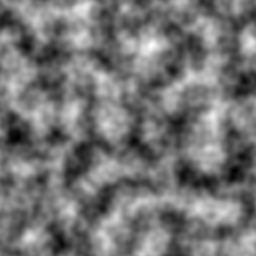
#> input picture fractal/images/fractal1.jpg, 256 x 256 px
$ jupyter execute --allow-errors scrap.ipynb   (older library calls are emulated)
#> lines starting #> are read from the running program, lines starting #| are printed output that depends on the picture
#> further down, grey is the input picture: shape (256, 256); min 0, max 255, mean 116.6
### cvtcolor.py
# converts greyscale images to a random colored image

import numpy as np
import sys
import os
from matplotlib.image import imread
from PIL import Image
import scipy.misc
import cv2


def hsv2rgb(h, s, v):

    h = np.mod(h, 1.0)
    s = np.mod(s, 1.0)
    v = np.mod(v, 1.0)

    def f(n):
        k = np.mod(n + h * 6, 6)
        res = v - v*s*np.maximum(np.minimum(np.minimum(k, 4-k), np.ones(h.shape)), np.zeros(k.shape))
        return res

    # src: wikipedia
    r, g, b = f(5), f(3), f(1)

    return r, g, b

def addIlluminationColor(image,
    ambient_std_saturation = 0.15,
    ambient_std_intensity = 0.10,
    ambient_mean_intensity = 0.20,
    ambient_lower_bound_intensity = 0.03,

    direct_std_saturation = 0.15,
    direct_std_intensity = 0.30,
    direct_mean_intensity = 0.80,
    direct_lower_bound_intensity = 0.25,
    direct_upper_bound_intensity = 0.98,        # used to make hsv2rgb work properly
    min_ambient_direct_ratio = 0.50):

    '''
    Assumes image is a greyscale image of (n, m) np array
    The greyscale image has intensity varying from 0-1
    '''
#> called with ambient_std_saturation = 0.15, ambient_std_intensity = 0.1, ambient_mean_intensity = 0.2, ambient_lower_bound_intensity = 0.03, direct_std_saturation = 0.15, direct_std_intensity = 0.3, direct_mean_intensity = 0.8, direct_lower_bound_intensity = 0.25

    # normalize b/w 0 and 1
    # if np.sum(image > 1) > 0:
    #     print('normalizing')
    #     image = image / 255.

    hue_amb = 2 * np.pi * np.random.rand() * np.ones(image.shape)
    # sat_amb = min(np.abs(np.random.rand()) * ambient_std_saturation, 1) * np.ones(image.shape)
    sat_amb = np.clip(np.ones(image.shape) * np.abs(np.random.rand()) * ambient_std_intensity, a_min=None, a_max=1)
    val_amb = max(np.abs(np.random.rand() * ambient_std_intensity + ambient_mean_intensity), ambient_lower_bound_intensity) * np.ones(image.shape)
    val_amb = np.clip(np.abs(np.random.rand()) * ambient_std_intensity + ambient_mean_intensity * np.ones(image.shape), a_min=ambient_lower_bound_intensity, a_max=None)

    hue_dir = 2 * np.pi * np.random.rand() * np.ones(image.shape)
    sat_dir = min(np.abs(np.random.rand()) * direct_std_saturation, 1) * np.ones(image.shape)
    # val_dir = np.abs(image * direct_std_intensity + direct_mean_intensity)
    # val_dir = np.maximum(np.minimum(1., val_dir), direct_lower_bound_intensity) # bounds in [lowerbound, 1]

    # bounds between 0% and 70%
    val_mult = np.abs(np.random.rand()) * direct_std_intensity + direct_mean_intensity
    val_dir = np.clip(image * val_mult, direct_lower_bound_intensity, direct_upper_bound_intensity)

    assert(np.sum((val_dir > 1) | (val_dir < 0)) == 0)
    assert(np.sum((val_amb > 1) | (val_amb < 0)) == 0)

    # [12 lines of commented-out code are left out]

    ra, ga, ba = hsv2rgb(hue_amb, sat_amb, val_amb)
#> hue_amb: shape (256, 256) float64; every value is 3.45
    img_amb = np.stack([ra, ga, ba], axis=2)

    rd, gd, bd = hsv2rgb(hue_dir, sat_dir, val_dir)
#> in hsv2rgb (call 2), `h = np.mod(h, 1.0)`: h: shape (256, 256) float64; every value is 0.662
#> in hsv2rgb (call 2), `s = np.mod(s, 1.0)`: s: shape (256, 256) float64; every value is 0.0969
#> hue_dir: shape (256, 256) float64; every value is 2.66
    img_dir = np.stack([rd, gd, bd], axis=2)
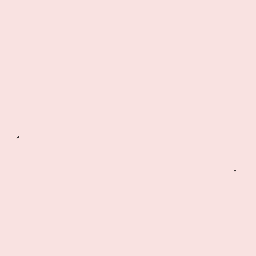
#> img_dir: shape (256, 256, 3) float64; mean of channels 0, 1, 2 0.885, 0.888, 0.98; drawn as B, G, R

    # adds 2 np.float arrays; image: [0, 2.]
    image = img_amb + img_dir

    return img_amb, img_dir, image

# [40 lines left out: functions normalizeImage, main, not called in this run]

# [2 lines that do not run on import are left out]

### scrap.ipynb
[cell 1]
import numpy as np
import cvtcolor as cvt
from matplotlib.image import imread
import matplotlib.pyplot as plt
import cv2
import imageio

[cell 2]
grey = imread('./fractal/images/fractal1.jpg')
plt.imshow(grey, cmap='Greys')

#> (a cell that did not finish here is left out)

#> (a cell that did not finish here is left out)

#> (a cell that did not finish here is left out)

#> (a cell that did not finish here is left out)

#> (a cell that did not finish here is left out)

#> (a cell that did not finish here is left out)

#> (a cell that did not finish here is left out)

#> (a cell that did not finish here is left out)

#> (a cell that did not finish here is left out)

#> (a cell that did not finish here is left out)

[cell 13]
img = cv2.imread('./perlin/color_images/colorperlin59.jpg')
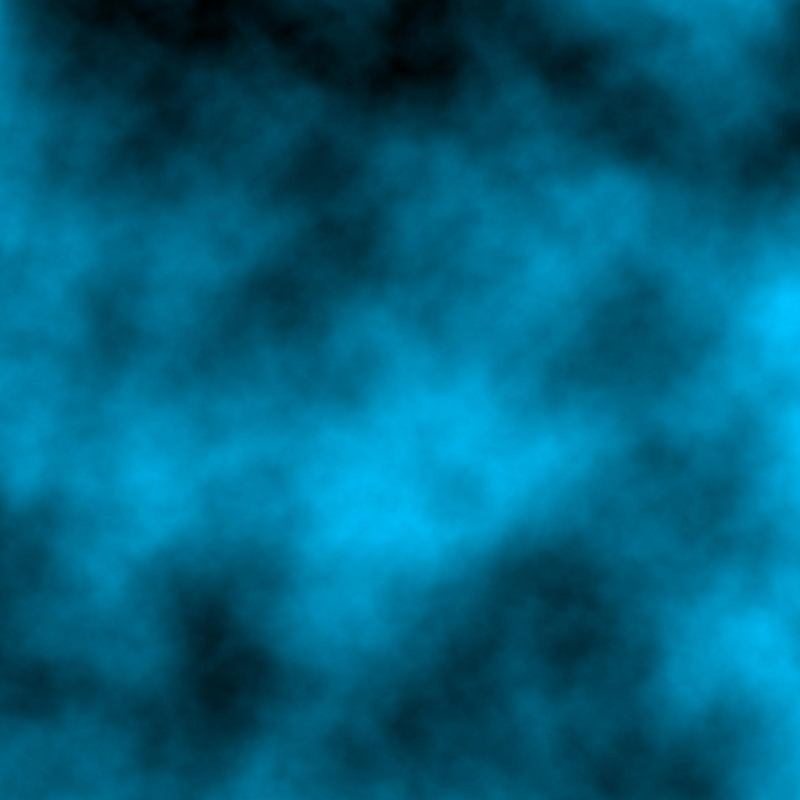
#> input picture perlin/color_images/colorperlin59.jpg, 2400 x 2400 px (shown at 1/3 size)
#> img is the input picture: shape (2400, 2400, 3); mean B, G, R 126.4, 96.4, 0.4
img = cv2.cvtColor(img, cv2.COLOR_BGR2HSV)
#> img: shape (2400, 2400, 3); mean H, S, V 97.2, 253.8, 126.4
# plt.imshow(img)
# img[:, :, 2] = np.ones((2400)) * 0.2
img = cv2.cvtColor(img, cv2.COLOR_HSV2RGB)
img

[cell 14]
plt.imshow(img)

[cell 15]
# cv2.imread('./perlin/images/perlin59.jpg').shape

[cell 16]
cv2.cvtColor(img, cv2.COLOR_RGB2HSV)[:, :, 2]

[cell 17]
np.minimum([2,3], [1,2])

[cell 18]
np.sum(np.array([[0.2, 0.3], [1.3, 2]]) > 1)

[cell 19]
np.random.randn(2,3)

[cell 20]
np.clip(np.ones(grey.shape) * np.abs(np.random.randn()) * 0.3, a_min=None, a_max=1)

#> (a cell that did not finish here is left out)

#> (a cell that did not finish here is left out)

[cell 23]
plt.imshow((img - img.min()) / (img.max() - img.min()))

[cell 24]
plt.imshow(img[206:210, 20:25])
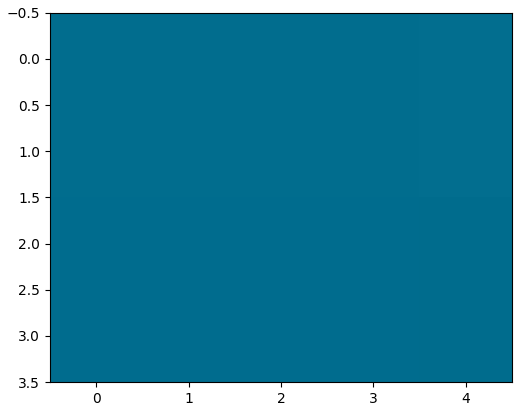
#> figure drawn by matplotlib, 1 panel

[cell 25]
img[206:210, 20:25]
